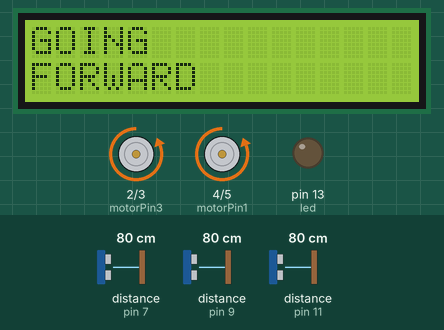
This sketch was run on a simulated Arduino Uno, built with avr-gcc and run on an emulated ATmega328P. On the bench: 16×2 character LCD, motor-driver pin pairs drawn as motors (green arrow = first pin HIGH = forward, orange = second pin HIGH = backward, longer = more drive), output pins drawn as LEDs (lit = HIGH). Wiring (inferred from the names in the program): 3 × ultrasonic range finder: trigger pin 6, echo pin 7 / trigger pin 8, echo pin 9 / trigger pin 10, echo pin 11. The test bench sets the inputs (shaded band); at power-on: distance to the obstacle (sensors on pin 7, pin 9, pin 11) 80 cm. The echo pulse lasts 58.3 µs per cm; pins used as bus, display or sensor lines are not drawn; what the sketch prints to the serial monitor is not drawn.

Above: at 1.2 s.
1.3 s: distance to the obstacle (sensor on pin 7) set to 36 cm
4.3 s: distance to the obstacle (sensor on pin 7) set to 27 cm
At 5.5 s:
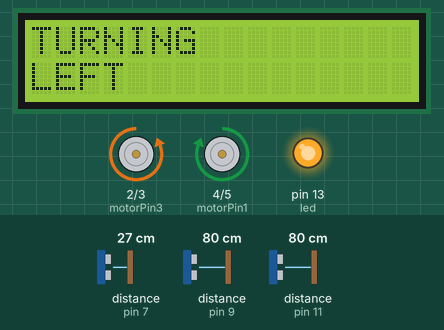
5.8 s: distance to the obstacle (sensor on pin 9) set to 34 cm
8.5 s: distance to the obstacle (sensor on pin 9) set to 28 cm
At 10.8 s:
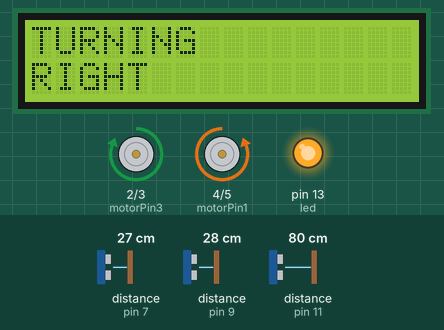
11.5 s: distance to the obstacle (sensor on pin 11) set to 34 cm
14.5 s: distance to the obstacle (sensor on pin 11) set to 29 cm
At 18.2 s:
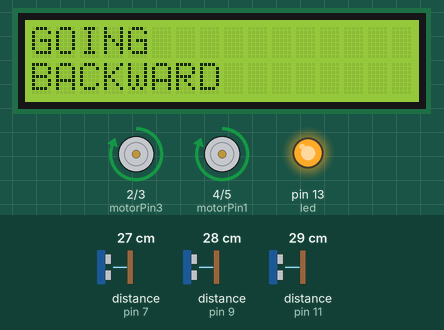
Timing chart, 0 to 18.5 s (numbered marks = the images above; inputs shaded):
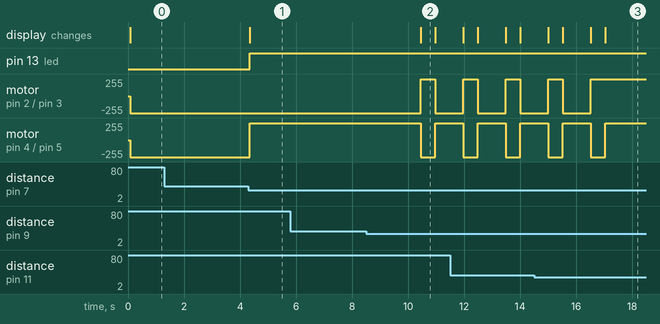

The sketch:

motor_code.ino
```cpp
#include <LiquidCrystal.h>
LiquidCrystal lcd(12, A0, A4, A3, A2, A1);
//0 left
//1 right
//L293D
//Motor A
const int motorPin1  = 4;  // Pin 14 of L293
const int motorPin2  = 5;  // Pin 10 of L293
//Motor B
const int motorPin3  = 2; // Pin  7 of L293
const int motorPin4  = 3;  // Pin  2 of L293
//ultrasonic sensor
const int trigPin = 6;
const int echoPin = 7;
const int trigPin0 = 8;
const int echoPin0 = 9;
const int trigPin1 = 10;
const int echoPin1 = 11;
long duration;
long duration0;
long duration1;
int distance;
int distance0;
int distance1;
int led = 13;
int l;
//int p = 8;
//int po = 12;
//const int rs = 12, en = 11, d4 = 5, d5 = 4, d6 = 3, d7 = 2;
//LiquidCrystal lcd(rs, en, d4, d5, d6, d7);

void setup(){

    //MOTOR
    pinMode(motorPin1, OUTPUT);
    pinMode(motorPin2, OUTPUT);
    pinMode(motorPin3, OUTPUT);
    pinMode(motorPin4, OUTPUT);
    //ULTRASONIC SENSOR
    pinMode(trigPin, OUTPUT); // Sets the trigPin as an Output
    pinMode(echoPin, INPUT); // Sets the echoPin as an Input
    pinMode(trigPin0, OUTPUT); // Sets the trigPin as an Output
    pinMode(echoPin0, INPUT); // Sets the echoPin as an Input
    pinMode(trigPin1, OUTPUT); // Sets the trigPin as an Output
    pinMode(echoPin1, INPUT); // Sets the echoPin as an Input
    Serial.begin(9600); // Starts the serial communication
    //LED
    pinMode(led, OUTPUT);
//    pinMode(p, OUTPUT);
//     lcd.begin(16, 2);

//  lcd.print("stop!");

//LCD
 lcd.begin(16, 2);
  // Print a message to the LCD.
  //lcd.print("hello, world!");
 // pinMode(A1,OUTPUT);
  //pinMode(A2,OUTPUT);
  //pinMode(A3,OUTPUT);
  //pinMode(A4,OUTPUT);
}
void loop(){
//    digitalWrite(p, HIGH);
//    digitalWrite(po, HIGH);

    /*/MOTORS

    digitalWrite(motorPin1, LOW);
    digitalWrite(motorPin2, HIGH);
    digitalWrite(motorPin3, LOW);
    digitalWrite(motorPin4, HIGH);
    */
    //ULTRASONIC SENSOR

    // Clears the trigPin
    digitalWrite(trigPin, LOW);
    delayMicroseconds(2);
    // Sets the trigPin on HIGH state for 10 micro seconds
    digitalWrite(trigPin, HIGH);
    delayMicroseconds(10);
    digitalWrite(trigPin, LOW);
    // Reads the echoPin, returns the sound wave travel time in microseconds
    duration = pulseIn(echoPin, HIGH);
    // Calculating the distance
    distance= duration*0.034/2;
    // Prints the distance on the Serial Monitor
    Serial.print("distance: ");
    Serial.println(distance);

    //SENSOR 2
     // Clears the trigPin
    digitalWrite(trigPin0, LOW);
    delayMicroseconds(2);
    // Sets the trigPin on HIGH state for 10 micro seconds
    digitalWrite(trigPin0, HIGH);
    delayMicroseconds(10);
    digitalWrite(trigPin0, LOW);
    // Reads the echoPin, returns the sound wave travel time in microseconds
    duration0 = pulseIn(echoPin0, HIGH);
    // Calculating the distance
    distance0= duration0*0.034/2;
    // Prints the distance on the Serial Monitor
    Serial.print("distance0: ");
    Serial.println(distance0);

    //SENSOR 3
     // Clears the trigPin
    digitalWrite(trigPin1, LOW);
    delayMicroseconds(2);
    // Sets the trigPin on HIGH state for 10 micro seconds
    digitalWrite(trigPin1, HIGH);
    delayMicroseconds(10);
    digitalWrite(trigPin1, LOW);
    // Reads the echoPin, returns the sound wave travel time in microseconds
    duration1 = pulseIn(echoPin1, HIGH);
    // Calculating the distance
    distance1= duration1*0.034/2;
    // Prints the distance on the Serial Monitor
    Serial.print("distance1: ");
    Serial.println(distance1);
    lcd.clear();
      lcd.setCursor(0,0);
      lcd.print("GOING");
      lcd.setCursor(0,1);
      lcd.print("FORWARD");

       if(distance0<=10){


        //TURNING RIGHT
        lcd.clear();
      lcd.setCursor(0,0);
      lcd.print("TURNING");
      lcd.setCursor(0,1);
      lcd.print("RIGHT");
      digitalWrite(motorPin1, LOW);
      digitalWrite(motorPin2, HIGH);
      digitalWrite(motorPin3, HIGH);
      digitalWrite(motorPin4, LOW);
      delay(500);
       }

      else if(distance1<=10){
        //TURNING LEFT
      lcd.clear();
      lcd.setCursor(0,0);
      lcd.print("TURNING");
      lcd.setCursor(0,1);
      lcd.print("LEFT");
      digitalWrite(led, HIGH);
      digitalWrite(motorPin1, HIGH);
      digitalWrite(motorPin2, LOW);
      digitalWrite(motorPin3, LOW);
      digitalWrite(motorPin4, HIGH);
      delay(1000);
      }

      //MAIN
    else if(distance<=30)
    {


      //TURNING LEFT
      lcd.clear();
      lcd.setCursor(0,0);
      lcd.print("TURNING");
      lcd.setCursor(0,1);
      lcd.print("LEFT");
      digitalWrite(led, HIGH);
      digitalWrite(motorPin1, HIGH);
      digitalWrite(motorPin2, LOW);
      digitalWrite(motorPin3, LOW);
      digitalWrite(motorPin4, HIGH);
      delay(1000);
      //do
      //{
      if(distance0<=30){


        //TURNING RIGHT
        lcd.clear();
      lcd.setCursor(0,0);
      lcd.print("TURNING");
      lcd.setCursor(0,1);
      lcd.print("RIGHT");
      digitalWrite(motorPin1, LOW);
      digitalWrite(motorPin2, HIGH);
      digitalWrite(motorPin3, HIGH);
      digitalWrite(motorPin4, LOW);
      delay(500);

     // delay(800);
    // do
    // {
     if(distance1<=30){
      //while(distance0 <30 && distance1 <30)
     //{
     for(;distance0 <= 30 || distance1 <= 30;)
     {

      //if(distance0 >30){
        //if(distance1 >30)
          //break;


      //GOING BACKWARD
      lcd.clear();
      lcd.setCursor(0,0);
      lcd.print("GOING");
      lcd.setCursor(0,1);
      lcd.print("BACKWARD");
      digitalWrite(motorPin1, HIGH);
      digitalWrite(motorPin2, LOW);
      digitalWrite(motorPin3, HIGH);
      digitalWrite(motorPin4, LOW);
      delay(1000);
      l++;
      /*if(distance0>30 && distance1>30){
      digitalWrite(motorPin1, HIGH);
      digitalWrite(motorPin2, LOW);
      digitalWrite(motorPin3, LOW);
      digitalWrite(motorPin4, HIGH);
      delay(800);
      }*
      /*if(distance0>30)
      digitalWrite(motorPin1, HIGH);
      digitalWrite(motorPin2, LOW);
      digitalWrite(motorPin3, LOW);
      digitalWrite(motorPin4, HIGH);
      delay(800);*/

          //SENSOR 2 left
     // Clears the trigPin
    digitalWrite(trigPin0, LOW);
    delayMicroseconds(2);
    // Sets the trigPin on HIGH state for 10 micro seconds
    digitalWrite(trigPin0, HIGH);
    delayMicroseconds(10);
    digitalWrite(trigPin0, LOW);
    // Reads the echoPin, returns the sound wave travel time in microseconds
    duration0 = pulseIn(echoPin0, HIGH);
    // Calculating the distance
    distance0= duration0*0.034/2;
    // Prints the distance on the Serial Monitor
    Serial.print("distance0: ");
    Serial.println(distance0);


    /*if(distance0>30 && distance1>30){
      digitalWrite(motorPin1, HIGH);
      digitalWrite(motorPin2, LOW);
      digitalWrite(motorPin3, LOW);
      digitalWrite(motorPin4, HIGH);
      delay(800);
    }*/


    //SENSOR 3 right
     // Clears the trigPin
    digitalWrite(trigPin1, LOW);
    delayMicroseconds(2);
    // Sets the trigPin on HIGH state for 10 micro seconds
    digitalWrite(trigPin1, HIGH);
    delayMicroseconds(10);
    digitalWrite(trigPin1, LOW);
    // Reads the echoPin, returns the sound wave travel time in microseconds
    duration1 = pulseIn(echoPin1, HIGH);
    // Calculating the distance
    distance1= duration1*0.034/2;
    // Prints the distance on the Serial Monitor
    Serial.print("distance1: ");
    Serial.println(distance1);


      //if(distance0 >30 || distance1 >30)
        //break;
     }

     if(l>0){


      //SENSOR 2 left
     // Clears the trigPin
    digitalWrite(trigPin0, LOW);
    delayMicroseconds(2);
    // Sets the trigPin on HIGH state for 10 micro seconds
    digitalWrite(trigPin0, HIGH);
    delayMicroseconds(10);
    digitalWrite(trigPin0, LOW);
    // Reads the echoPin, returns the sound wave travel time in microseconds
    duration0 = pulseIn(echoPin0, HIGH);
    // Calculating the distance
    distance0= duration0*0.034/2;
    // Prints the distance on the Serial Monitor
    Serial.print("distance0: ");
    Serial.println(distance0);

    //RIGHT
         if(distance0<=30){
      digitalWrite(motorPin1, LOW);
      digitalWrite(motorPin2, HIGH);
      digitalWrite(motorPin3, HIGH);
      digitalWrite(motorPin4, LOW);
      delay(500);
      }
      else{
        //LEFT
      digitalWrite(motorPin1, HIGH);
      digitalWrite(motorPin2, LOW);
      //delay(5000);
      digitalWrite(motorPin3, LOW);
      digitalWrite(motorPin4, HIGH);
      delay(1000);
     }
     }
      //}
      //delay(3);
    }
      //if(distance0 >30 /*|| distance1 >30*/)
       // break;
      //}while(distance0 <=30 && distance1<=30);
      }//while(distance0 <=30 && distance1<=30);
    /*else if(distance1<=30){
      digitalWrite(motorPin1, HIGH);
      digitalWrite(motorPin2, LOW);
      digitalWrite(motorPin3, LOW);
      digitalWrite(motorPin4, HIGH);
      //delay(800);
    }*/
   /* else if(distance0&&distance1<=30){
      digitalWrite(motorPin1, HIGH);
      digitalWrite(motorPin2, LOW);
      digitalWrite(motorPin3, HIGH);
      digitalWrite(motorPin4, LOW);
      //delay(800);
    }*/
    }
    else{
        digitalWrite(led, LOW);
        digitalWrite(motorPin1, LOW);
        digitalWrite(motorPin2, HIGH);
        digitalWrite(motorPin3, LOW);
        digitalWrite(motorPin4, HIGH);

       }
       // for lcd
//       lcd.setCursor(0, 1);
// lcd.print(millis() / 1000);
 }
```

Measured:
- the behaviour switches between 32 and 31 cm on distance to the obstacle (sensor on pin 7) (found by bisection; images 0 and 1)
- the behaviour switches between 32 and 31 cm on distance to the obstacle (sensor on pin 9) (found by bisection; images 1 and 2)
- the behaviour switches between 32 and 31 cm on distance to the obstacle (sensor on pin 11) (found by bisection; images 2 and 3)
- after the input at 1.3 s, every drawn part: stays the same
- after the input at 4.3 s, pin 13 (led): LOW → HIGH after 0.06 s; motor on pin 4 (motorPin1) / pin 5 (motorPin2): backward 255/255 → forward 255/255 after 0.06 s; the display: changes after 0.06 s (image 1)
- after the input at 5.8 s, every drawn part: stays the same
- after the input at 8.5 s, motor on pin 2 (motorPin3) / pin 3 (motorPin4): backward 255/255 → forward 255/255 after 2.0 s, → backward 255/255 0.52 s later; motor on pin 4 (motorPin1) / pin 5 (motorPin2): forward 255/255 → backward 255/255 after 2.0 s, → forward 255/255 0.52 s later; the display: changes after 2.0 s (image 2)
- after the input at 14.5 s, motor on pin 2 (motorPin3) / pin 3 (motorPin4): goes on until 16.5 s, then stays forward 255/255; the display: first differs from a run without the input after 2.5 s (image 3)
- what the display in image 2 shows lasts 0.5 s, from 10.5 s to 11.0 s
